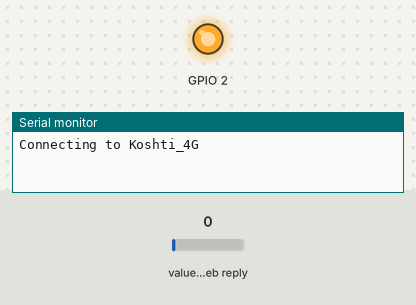
Simulated run of this sketch. Board: ESP32. On the bench: output pins drawn as LEDs (lit = HIGH), the last lines printed to the serial monitor. The test bench sets the inputs (shaded band); at power-on: value in the web reply 0. WiFi joins after 1.5 s; servers stay silent unless stated; web services answer with replies made up by the test bench.

Above: at 0.2 s.
At 2.0 s:
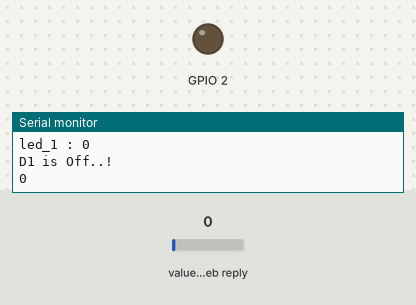
Timing chart, 0 to 3.5 s (numbered marks = the images above):
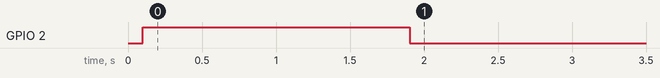

Measured:
- by itself, GPIO 2: HIGH → LOW at 1.9 s

The sketch:

thingspeak_control_led.ino
```cpp
#include "ThingSpeak.h"
#include <WiFi.h>

//Replace your wifi credentials here
const char* ssid     = "Koshti_4G";
const char* password = "Koshti@11";

//change your channel number here
unsigned long channel =1494791;

unsigned int led1 = 1;

WiFiClient  client;


void setup() {
  Serial.begin(115200);
  delay(100);

  pinMode(2, OUTPUT);
  digitalWrite(2, 1);
  // We start by connecting to a WiFi network

  Serial.println();
  Serial.println();
  Serial.print("Connecting to ");
  Serial.println(ssid);

  WiFi.begin(ssid, password);

  while (WiFi.status() != WL_CONNECTED) {
    delay(500);
    Serial.print(".");
  }

  Serial.println("");
  Serial.println("WiFi connected");
  Serial.println("IP address: ");
  Serial.println(WiFi.localIP());
  Serial.print("Netmask: ");
  Serial.println(WiFi.subnetMask());
  Serial.print("Gateway: ");
  Serial.println(WiFi.gatewayIP());
  ThingSpeak.begin(client);

}

void loop() {

  //get the last data of the fields
  int led_1 = ThingSpeak.readFloatField(channel, led1);
  Serial.print("led_1 : ");
  Serial.println(led_1);
  if(led_1 == 1){
    digitalWrite(2,HIGH);
    Serial.println("D1 is On..!");
  }
  else if(led_1 == 0){
    digitalWrite(2,LOW );
    Serial.println("D1 is Off..!");
  }

  Serial.println(led_1);

  delay(10000);
}
```
